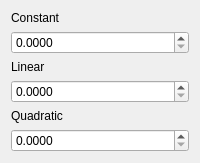
                               <widget class="QWidget" name="tab_8">
                                <attribute name="title">
                                 <string>Attenuation</string>
                                </attribute>
                                <layout class="QGridLayout" name="gridLayout_23">
                                 <item row="0" column="0">
                                  <layout class="QGridLayout" name="gridLayout_22">
                                   <item row="3" column="0">
                                    <widget class="QDoubleSpinBox" name="dspinbox_renderer_lighting_PointLights_Attenuation_linear">
                                     <property name="decimals">
                                      <number>4</number>
                                     </property>
                                     <property name="maximum">
                                      <double>10000000000000.000000000000000</double>
                                     </property>
                                    </widget>
                                   </item>
                                   <item row="2" column="0">
                                    <widget class="QLabel" name="label_11">
                                     <property name="text">
                                      <string>Linear</string>
                                     </property>
                                    </widget>
                                   </item>
                                   <item row="5" column="0">
                                    <widget class="QDoubleSpinBox" name="dspinbox_renderer_lighting_PointLights_Attenuation_quadratic">
                                     <property name="decimals">
                                      <number>4</number>
                                     </property>
                                     <property name="maximum">
                                      <double>10000000000000.000000000000000</double>
                                     </property>
                                    </widget>
                                   </item>
                                   <item row="1" column="0">
                                    <widget class="QDoubleSpinBox" name="dspinbox_renderer_lighting_PointLights_Attenuation_constant">
                                     <property name="decimals">
                                      <number>4</number>
                                     </property>
                                     <property name="maximum">
                                      <double>10000000000000.000000000000000</double>
                                     </property>
                                    </widget>
                                   </item>
                                   <item row="0" column="0">
                                    <widget class="QLabel" name="label_10">
                                     <property name="text">
                                      <string>Constant</string>
                                     </property>
                                    </widget>
                                   </item>
                                   <item row="4" column="0">
                                    <widget class="QLabel" name="label_12">
                                     <property name="text">
                                      <string>Quadratic</string>
                                     </property>
                                    </widget>
                                   </item>
                                  </layout>
                                 </item>
                                </layout>
                               </widget>
